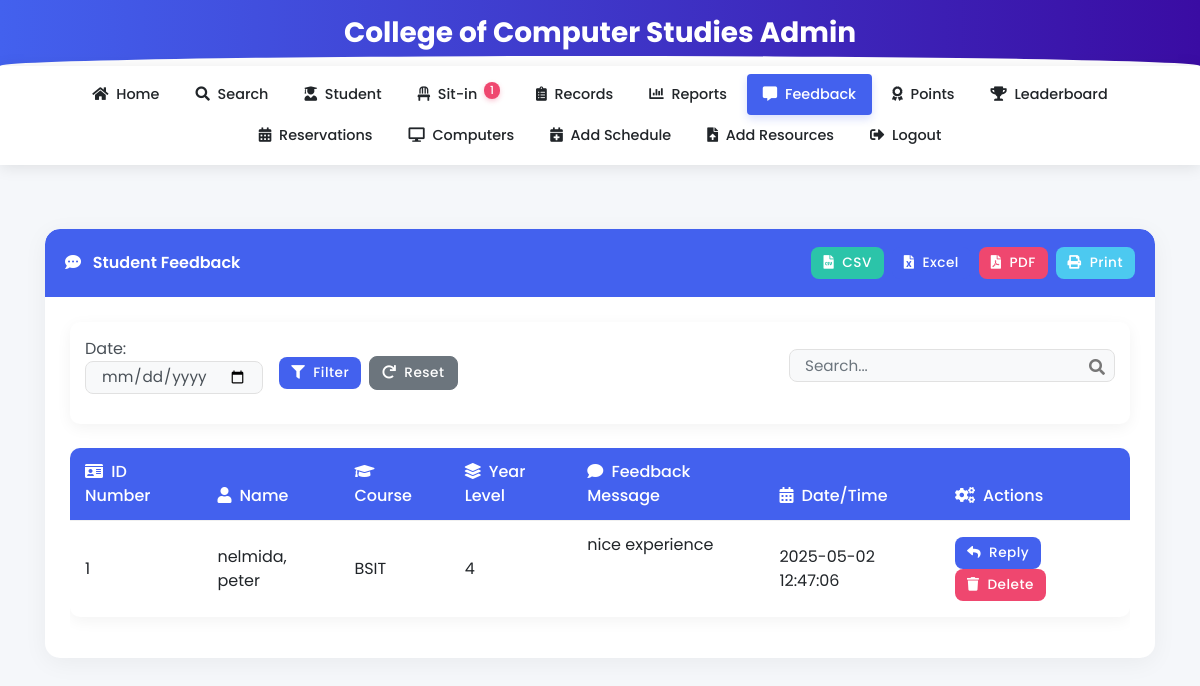
The app's page /feedback_report (signed in) with its own data.
### tables this page shows
CREATE TABLE sitins (
                id INTEGER PRIMARY KEY,
                student_id TEXT,
                lab_number TEXT,
                purpose TEXT,
                login_date TEXT DEFAULT (date('now', 'localtime')),
                login_time TEXT,
                logout_time TEXT,
                status TEXT,
                timestamp DATETIME DEFAULT CURRENT_TIMESTAMP,
                feedback TEXT,
                feedback_response TEXT,
                created_at TEXT, subject TEXT, professor TEXT,
                FOREIGN KEY (student_id) REFERENCES users (idno)
            );

CREATE TABLE users
(id INTEGER PRIMARY KEY AUTOINCREMENT,
idno varchar(50),
lastname varchar(80),
firstname varchar(80),
middlename varchar(80),
course varchar(50),
year_level varchar(50),
email varchar(60),
username varchar(80),
password varchar(90), remaining_sessions INTEGER DEFAULT 30, is_admin INTEGER DEFAULT 0, profile_image TEXT, role TEXT DEFAULT 'user', points INTEGER DEFAULT 0);

### app.py (the view)
@app.route('/feedback_report')
def feedback_report():
    if 'admin' not in session:
        return redirect(url_for('login'))
    try:
        conn = get_db_connection()
        cursor = conn.cursor()
        cursor.execute('SELECT COUNT(*) FROM sitins WHERE logout_time IS NULL')
        active_count = cursor.fetchone()[0]
        cursor.execute('''
            SELECT
                s.id,
                s.student_id,
                u.firstname,
                u.lastname,
                u.course,
                u.year_level,
                s.feedback,
                s.feedback_response,
                s.timestamp
            FROM
                sitins s
            JOIN
                users u ON s.student_id = u.idno
            WHERE
                s.feedback IS NOT NULL
            ORDER BY
                s.timestamp DESC
        ''')
        feedbacks = cursor.fetchall()
        conn.close()
        feedback_list = []
        for fb in feedbacks:
            feedback_list.append({
                'id': fb[0],
                'student_id': fb[1],
                'firstname': fb[2],
                'lastname': fb[3],
                'course': fb[4],
                'year_level': fb[5],
                'message': fb[6],
                'feedback_response': fb[7],
                'timestamp': fb[8]
            })
        return render_template('feedback_report.html', feedback_entries=feedback_list, active_count=active_count)
    except Exception as e:
        print(f"Error loading feedback report: {e}")
        return render_template('feedback_report.html', feedback_entries=[], active_count=0, error=str(e))

### app.py (called while the page is built, shortened)
def get_db_connection():
    conn = sqlite3.connect('students.db', timeout=30)
    conn.execute("PRAGMA journal_mode=WAL")  # Use Write-Ahead Logging
    conn.row_factory = sqlite3.Row
    try:
        cursor = conn.cursor()
        cursor.execute("PRAGMA table_info(users)")
        columns = [column[1] for column in cursor.fetchall()]
        cursor.execute("PRAGMA table_info(sitins)")
        sitins_columns = [column[1] for column in cursor.fetchall()]
    except Exception as e:
        print(f"Error in get_db_connection: {str(e)}")
    return conn

### templates/feedback_report.html (shortened to what this page needs)
<!DOCTYPE html>
<html lang="en">
<head>
  <link rel="stylesheet" href="https://stackpath.bootstrapcdn.com/bootstrap/4.5.2/css/bootstrap.min.css">
  <link rel="stylesheet" href="https://cdnjs.cloudflare.com/ajax/libs/font-awesome/5.15.3/css/all.min.css">
  <link rel="stylesheet" href="{{ url_for('static', filename='css/navbar.css') }}">
</head>
<body>
  <div class="header-banner">
    <div class="container text-center">
      <h3 class="font-weight-bold mb-0">College of Computer Studies Admin</h3>
    </div>
  </div>
  {% include 'admin_navbar.html' %}
  <div class="container py-5">
    <div class="row">
      <div class="col-md-12">
        <div class="card">
          <div class="card-header d-flex align-items-center justify-content-between">
            <div>
              <i class="fas fa-comment-dots mr-2"></i> Student Feedback
            </div>
            <div>
              <button id="csvBtn" class="btn btn-sm btn-success mr-1"><i class="fas fa-file-csv mr-1"></i> CSV</button>
              <button id="excelBtn" class="btn btn-sm btn-primary mr-1"><i class="fas fa-file-excel mr-1"></i> Excel</button>
              <button id="pdfBtn" class="btn btn-sm btn-danger mr-1"><i class="fas fa-file-pdf mr-1"></i> PDF</button>
              <button id="printBtn" class="btn btn-sm btn-info"><i class="fas fa-print mr-1"></i> Print</button>
            </div>
          </div>
          <div class="card-body">
            <div class="filter-bar d-flex justify-content-between align-items-center mb-4">
              <div class="d-flex align-items-center">
                <div class="mr-3">
                  <label for="datePicker" class="mb-0 mr-2">Date:</label>
                  <input type="date" id="datePicker" class="form-control form-control-sm">
                </div>
                <button id="searchBtn" class="btn btn-sm btn-primary mr-2">
                  <i class="fas fa-filter mr-1"></i> Filter
                </button>
                <button id="resetBtn" class="btn btn-sm btn-secondary">
                  <i class="fas fa-redo mr-1"></i> Reset
                </button>
              </div>
              <div class="position-relative">
                <input type="text" id="tableSearch" class="form-control form-control-sm" placeholder="Search...">
                <i class="fas fa-search position-absolute" style="right: 10px; top: 10px; color: #777;"></i>
              </div>
            </div>
            <div class="table-responsive">
              <table class="table table-hover" id="feedbackTable">
                <thead>
                  <tr>
                    <th><i class="fas fa-id-card mr-1"></i> ID Number</th>
                    <th><i class="fas fa-user mr-1"></i> Name</th>
                    <th><i class="fas fa-graduation-cap mr-1"></i> Course</th>
                    <th><i class="fas fa-layer-group mr-1"></i> Year Level</th>
                    <th><i class="fas fa-comment mr-1"></i> Feedback Message</th>
                    <th><i class="fas fa-calendar-alt mr-1"></i> Date/Time</th>
                    <th><i class="fas fa-cogs mr-1"></i> Actions</th>
                  </tr>
                </thead>
                <tbody>
                  {% if feedback_entries %}
                    {% for feedback in feedback_entries %}
                      <tr>
                        <td>{{ feedback.student_id }}</td>
                        <td>{{ feedback.lastname }}, {{ feedback.firstname }}</td>
                        <td>{{ feedback.course }}</td>
                        <td>{{ feedback.year_level }}</td>
                        <td class="message-cell">{{ feedback.message }}
                        </td>
                        <td>{{ feedback.timestamp }}</td>
                        <td>
                          <button class="btn btn-sm btn-primary reply-feedback" data-toggle="modal" data-target="#replyModal" data-id="{{ feedback.id }}">
                            <i class="fas fa-reply mr-1"></i> Reply
                          </button>
                          <button class="btn btn-sm btn-danger delete-feedback" data-id="{{ feedback.id }}">
                            <i class="fas fa-trash mr-1"></i> Delete
                          </button>
                        </td>
                      </tr>
                    {% endfor %}
                  {% endif %}
                </tbody>
              </table>
            </div>
          </div>
        </div>
      </div>
    </div>
  </div>
</body>
</html>

### templates/feedback_report.html (style rules this page uses)
:root { --primary-color: #4361ee; --secondary-color: #3a0ca3; --accent-color: #4cc9f0; --light-color: #f8f9fa; --dark-color: #212529; --success-color: #2bc4a9; --warning-color: #f9c74f; --danger-color: #ef476f; }
body { font-family: 'Poppins', sans-serif; background-color: #f5f7fa; color: #495057; min-height: 100vh; }
.header-banner { background: linear-gradient(to right, var(--primary-color), var(--secondary-color)); color: white; padding: 16px 0; position: relative; overflow: hidden; }
.header-banner::after { content: ''; position: absolute; bottom: -10px; left: 0; right: 0; height: 20px; background: #fff; border-radius: 50% 50% 0 0; }
.card { border: none; border-radius: 15px; box-shadow: 0 5px 25px rgba(0,0,0,0.05); transition: all 0.3s ease; margin-bottom: 25px; overflow: hidden; }
.card-header { background: var(--primary-color); color: white; font-weight: 600; padding: 18px 20px; border-bottom: none; border-radius: 15px 15px 0 0 !important; }
.card-body { padding: 25px; }
.btn { border-radius: 8px; padding: 10px 20px; font-weight: 500; letter-spacing: 0.5px; transition: all 0.3s ease; }
.btn-primary { background: var(--primary-color); border: none; }
.btn-success { background: var(--success-color); border: none; }
.btn-danger { background: var(--danger-color); border: none; }
.btn-info { background: var(--accent-color); border: none; }
.btn-sm { padding: 6px 12px; font-size: 0.85rem; }
.table { background-color: white; border-radius: 10px; overflow: hidden; box-shadow: 0 4px 15px rgba(0,0,0,0.05); }
.table thead th { background-color: var(--primary-color); color: white; border: none; font-weight: 500; padding: 12px 15px; }
.table td { padding: 12px 15px; vertical-align: middle; border-color: #f0f0f0; }
.message-cell { max-width: 400px; white-space: pre-wrap; word-wrap: break-word; }
.form-control { border-radius: 8px; border: 1px solid #e1e1e1; padding: 12px 15px; font-size: 0.95rem; transition: all 0.3s ease; background-color: #f8f9fa; margin-bottom: 15px; }
.filter-bar { background-color: white; border-radius: 10px; padding: 15px; margin-bottom: 20px; box-shadow: 0 4px 15px rgba(0,0,0,0.05); }

### records on screen
sitins: student_id "1", lastname "nelmida", firstname "peter", course "BSIT", year_level "4", message "nice experience", timestamp "2025-05-02 12:47:06"

### other values on screen
{{ active_count }} "1"
